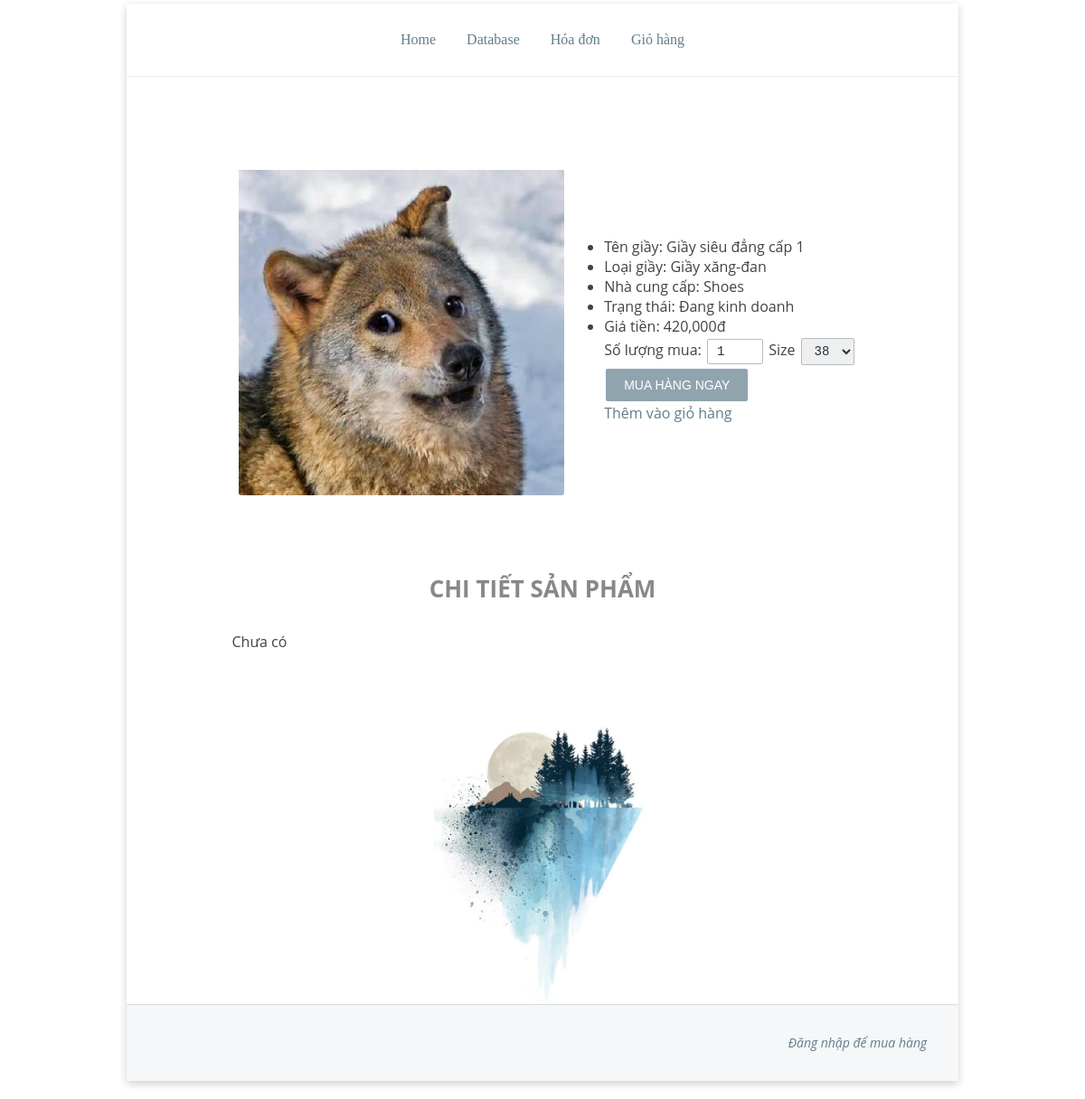
Page /show-detail.php?masanpham=37 on the committed database.
### tables this page shows
CREATE TABLE `mathang` (
  `MAHANG` int(11) NOT NULL,
  `TENHANG` varchar(255) DEFAULT NULL,
  `MANHACUNGCAP` int(11) DEFAULT NULL,
  `MALOAIHANG` int(11) DEFAULT NULL,
  `DSSOLUONG` varchar(255) DEFAULT NULL,
  `DONVITINH` varchar(255) DEFAULT NULL,
  `DSKICHCO` varchar(255) DEFAULT NULL,
  `GIA` double DEFAULT NULL,
  `MOTA` text,
  `NGUNGCUNGCAP` tinyint(1) DEFAULT NULL
);

CREATE TABLE `loaihang` (
  `MALOAIHANG` int(11) NOT NULL,
  `TENLOAIHANG` varchar(255) DEFAULT NULL
);

CREATE TABLE `nhaccungcap` (
  `MANHACUNGCAP` int(11) NOT NULL,
  `TENNHACUNGCAP` varchar(255) NOT NULL,
  `DIACHI` varchar(255) NOT NULL,
  `DIENTHOAI` varchar(255) NOT NULL,
  `FAX` varchar(255) NOT NULL,
  `EMAIL` varchar(255) NOT NULL
);

### show-detail.php (the view, shortened to what this page needs)
<!DOCTYPE html>
<html>
<head>
	<?php include('libralies.php') ?>
		<?php
			function toMoney($giatien)
			{
				$ungiatien = "";
				$money     = "";
				for ($i = 0; $i < strlen($giatien); $i++) {
					$ungiatien = substr($giatien, $i, 1) . $ungiatien;
				}
				for ($i = 0; $i < strlen($ungiatien); $i++) {
					$money = substr($ungiatien, $i, 1) . $money;
					if ($i % 3 == 2 && $i != strlen($ungiatien) - 1)
						$money = "," . $money;
				}
				return $money;
			}
			include('connect.php');
			$mahang = $_GET['masanpham'];
			$tenhang = "";
			$nhacc = "";
			$loaihang ="";
			$gia="";
			$mota="";
			$ngungcc="";
			$sql = "SELECT * FROM mathang
					INNER JOIN nhaccungcap ON mathang.MANHACUNGCAP = nhaccungcap.MANHACUNGCAP
					INNER JOIN loaihang on mathang.MALOAIHANG = loaihang.MALOAIHANG
					WHERE mathang.MAHANG = '$mahang'";
			$result = $conn -> query($sql);
			if ($result->num_rows > 0)
			{
				while ($row = $result->fetch_assoc())
				{
					$tenhang = $row["TENHANG"];
					$nhacc = $row["TENNHACUNGCAP"];
					$loaihang =$row["TENLOAIHANG"];
					$gia=$row["GIA"];
					$mota=$row["MOTA"];
					$ngungcc=$row["NGUNGCUNGCAP"] == 0 ? "Đang kinh doanh" : "Ngừng kinh doanh";
				}
			}
		?>
</head>
<body>
	<?php include('header.php') ?>
	<table style="
		width: 100%;
		padding: 3%;
	">
	  <tr>
		<td style='text-align: right;'>
			<img src='img/product/<?php echo $mahang ?>.jpg'  style="max-height: 360px;border-radius: 3px;padding-top: 50px;">
		</td>
		<td>
			<ul style="
				padding-top: 40px;
			">
				<li>Tên giầy: <?php echo $tenhang ?></li>
				<li>Loại giầy: <?php echo $loaihang ?></li>
				<li>Nhà cung cấp: <?php echo $nhacc ?></li>
				<li>Trạng thái: <?php echo $ngungcc ?></li>
				<li>Giá tiền: <?php echo toMoney($gia) . "đ" ?></li>
				<form action='login.php'>
				Số lượng mua: <input style='width: 40px' type='number' min='1' value='1' name='soluongmua' id='soluongmua'/>
				Size
				<select name="size" id="size">
					<option value="38">38
					</option>
				</select><br/>
				<input type='submit' value='Mua hàng ngay'/>
				<form>
				<br/>
				<a href='#' id='addcart' onclick='goToCart()'>Thêm vào giỏ hàng</a>
			</ul>
		</td>
	  </tr>
	  <tr>
		<td colspan="2">
			<p style="
				color: #888;
				text-align: center;
				font-size: 26px;
				font-weight: bold;
				text-transform: uppercase;
				padding-top: 50px;
			">Chi tiết sản phẩm</p>
			<p name='chitietsp' style='margin: 30px 10%;'><?php echo $mota ?></p>
		</td>
	  </tr>
	</table>
    <?php
		require_once("footer.php");
	?>
</body>
</html>

### stylesheet/styles.css (style rules this page uses)
a { text-decoration: none; color: #607d8b }
body { font-family: 'Segoe UI Light','Open Sans', 'Roboto', sans-serif; font-size: 16px; color: #424242; max-width: 920px; margin: auto; margin-top: 20px; margin-bottom: 20px; border-radius: 2px; box-shadow: 0 1px 10px 0 rgba(0, 0, 0, .1), 0 5px 10px 0 rgba(0, 0, 0, .1); position: relative; }
input, select, textarea { margin: 2px; padding: 5px 10px; font-family: monospace; color: #263238; font-size: 14px; outline: none; border: 1px solid #B0BEC5; border-radius: 2px }
input[type="submit"] { background-color: #90A4AE; border: none; color: #fff; text-transform: uppercase; padding: 10px 20px; font-family: sans-serif; transition: all 0.2s }

### rows in the picture
mathang: TENHANG "Giầy siêu đẳng cấp 1", MALOAIHANG.TENLOAIHANG "Giầy xăng-đan", MANHACUNGCAP.TENNHACUNGCAP "Shoes", NGUNGCUNGCAP "Đang kinh doanh", GIA "420,000", MOTA "Chưa có"
